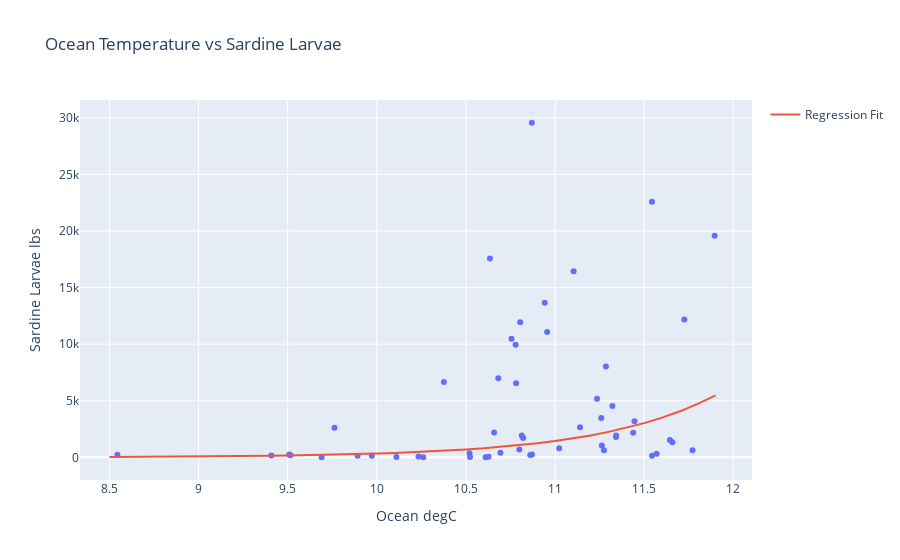

The notebook cell this image was saved under:
### Markdown cell above
Here we see the pearson correlation valuee of .2924 which implies a very weak correlation between ocean temperature and sardine larvae count. However, our pearson significance value of .0335 means that our results are significant, and thus, implying that there is a positive linear correlation between ocean temperature and sardine larvae. However, this model may press issue for ocean temperatures below 9 degrees celcius, as our prediction model would predict a negative amount of sardine larvae. Realistically, this cannot happen in the world, to have a negative population count. Thus, it may be beneficial to change our model to check for any expotential correlation instead of linear.

### Code cell
import plotly.graph_objects as go
from sklearn.linear_model import LinearRegression

x_data = bottlecast_sardine['Ocean degC']
y_data = bottlecast_sardine['Sardine Larvae lbs']

log_x_data = np.log(x_data)
log_y_data = np.log(y_data)

curve_fit = np.polyfit(x_data, log_y_data, 1)

x_val = np.arange(8.5,12,.1)
y_val = np.exp(curve_fit[1]) * np.exp(curve_fit[0]*x_val)

fig = px.scatter(bottlecast_sardine, x='Ocean degC', y='Sardine Larvae lbs', title = 'Ocean Temperature vs Sardine Larvae')
fig.add_traces(go.Scatter(x=x_val, y=y_val, name='Regression Fit'))
fig.show()

### Figure 1 — Plotly figure (JSON) as saved in the notebook; plotly's stock layout.template omitted (floating-point values rounded to 4 significant figures)
{"data": [{"hovertemplate": "Ocean degC=%{x}<br>Sardine Larvae lbs=%{y}<extra></extra>", "legendgroup": "", "marker": {"color": "#636efa", "symbol": "circle"}, "mode": "markers", "name": "", "orientation": "v", "showlegend": false, "type": "scatter", "x": [8.544, 9.408, 9.763, 9.516, 10.52, 10.69, 10.8, 10.23, 9.972, 9.892, 9.509, 9.691, 10.11, 10.26, 10.61, 10.52, 10.63, 10.86, 11.14, 11.26, 11.34, 10.82, 10.38, 11.32, 11.24, 11.66, 11.45, 11.26, 11.44, 11.73, 11.54, 11.9, 10.87, 10.96, 10.94, 10.68, 10.8, 11.02, 11.1, 11.29, 10.78, 10.76, 10.78, 10.87, 10.63, 10.81, 10.66, 11.64, 11.77, 11.57, 11.34, 11.27, 11.54], "xaxis": "x", "y": [216.5, 170.3, 2623.0, 186.4, 370.1, 395.7, 682.3, 74.68, 132.6, 144.8, 242.8, 12.85, 23.04, 14.89, 6.52, 25.2, 47.55, 204.9, 2647.0, 1044.0, 1924.0, 1706.0, 6646.0, 4541.0, 5171.0, 1327.0, 3185.0, 3483.0, 2169.0, 12180.0, 22580.0, 19580.0, 29560.0, 11080.0, 13660.0, 6994.0, 11930.0, 795.7, 16430.0, 8025.0, 9952.0, 10480.0, 6549.0, 249.3, 17560.0, 1919.0, 2196.0, 1542.0, 633.6, 317.5, 1795.0, 629.1, 128.5], "yaxis": "y"}, {"name": "Regression Fit", "type": "scatter", "x": [8.5, 8.6, 8.7, 8.8, 8.9, 9.0, 9.1, 9.2, 9.3, 9.4, 9.5, 9.6, 9.7, 9.8, 9.9, 10.0, 10.1, 10.2, 10.3, 10.4, 10.5, 10.6, 10.7, 10.8, 10.9, 11.0, 11.1, 11.2, 11.3, 11.4, 11.5, 11.6, 11.7, 11.8, 11.9], "y": [35.37, 41.02, 47.58, 55.18, 64.0, 74.23, 86.09, 99.85, 115.8, 134.3, 155.8, 180.7, 209.6, 243.1, 281.9, 327.0, 379.2, 439.8, 510.1, 591.7, 686.2, 795.9, 923.1, 1071.0, 1242.0, 1440.0, 1670.0, 1937.0, 2247.0, 2606.0, 3023.0, 3506.0, 4066.0, 4716.0, 5470.0]}], "layout": {"legend": {"tracegroupgap": 0}, "title": {"text": "Ocean Temperature vs Sardine Larvae"}, "xaxis": {"anchor": "y", "domain": [0, 1], "title": {"text": "Ocean degC"}}, "yaxis": {"anchor": "x", "domain": [0, 1], "title": {"text": "Sardine Larvae lbs"}}}}
